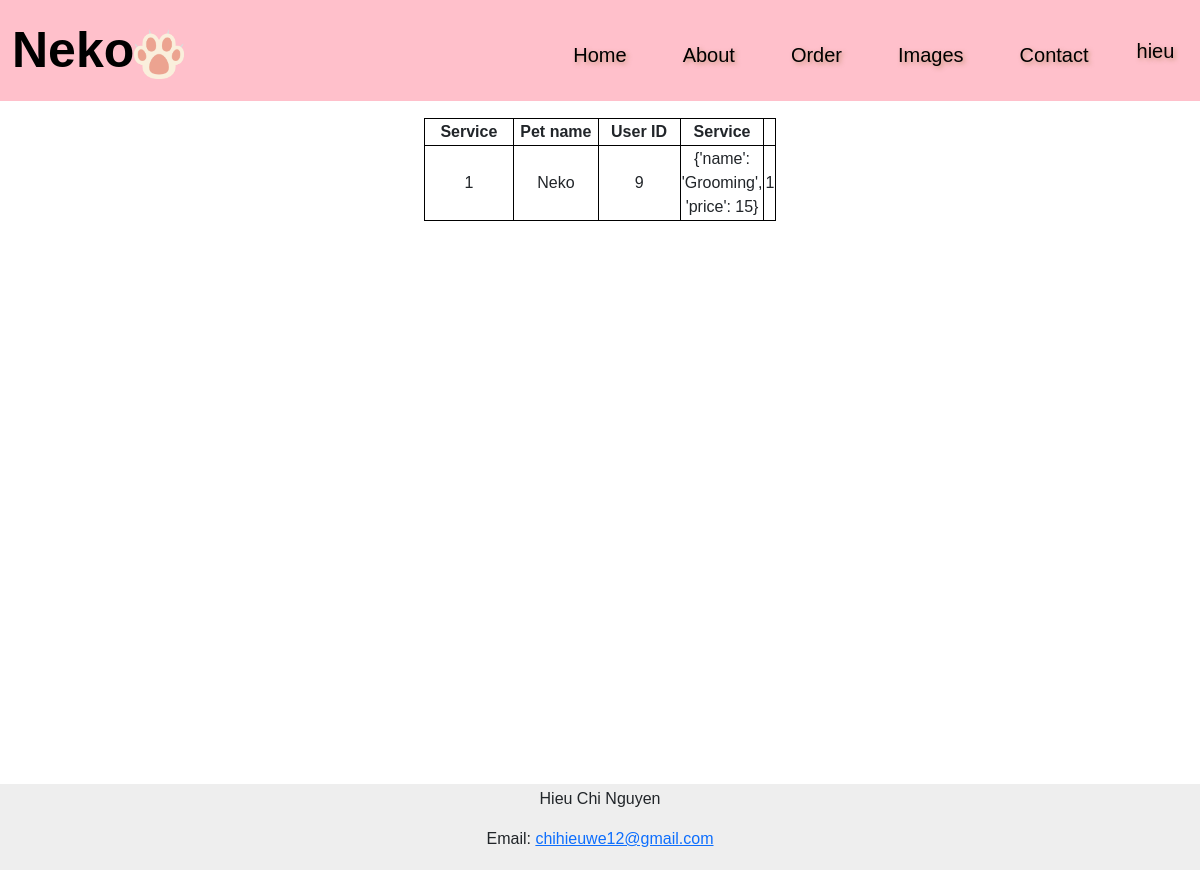
/history (signed in), run on an earlier commit of the app's database.
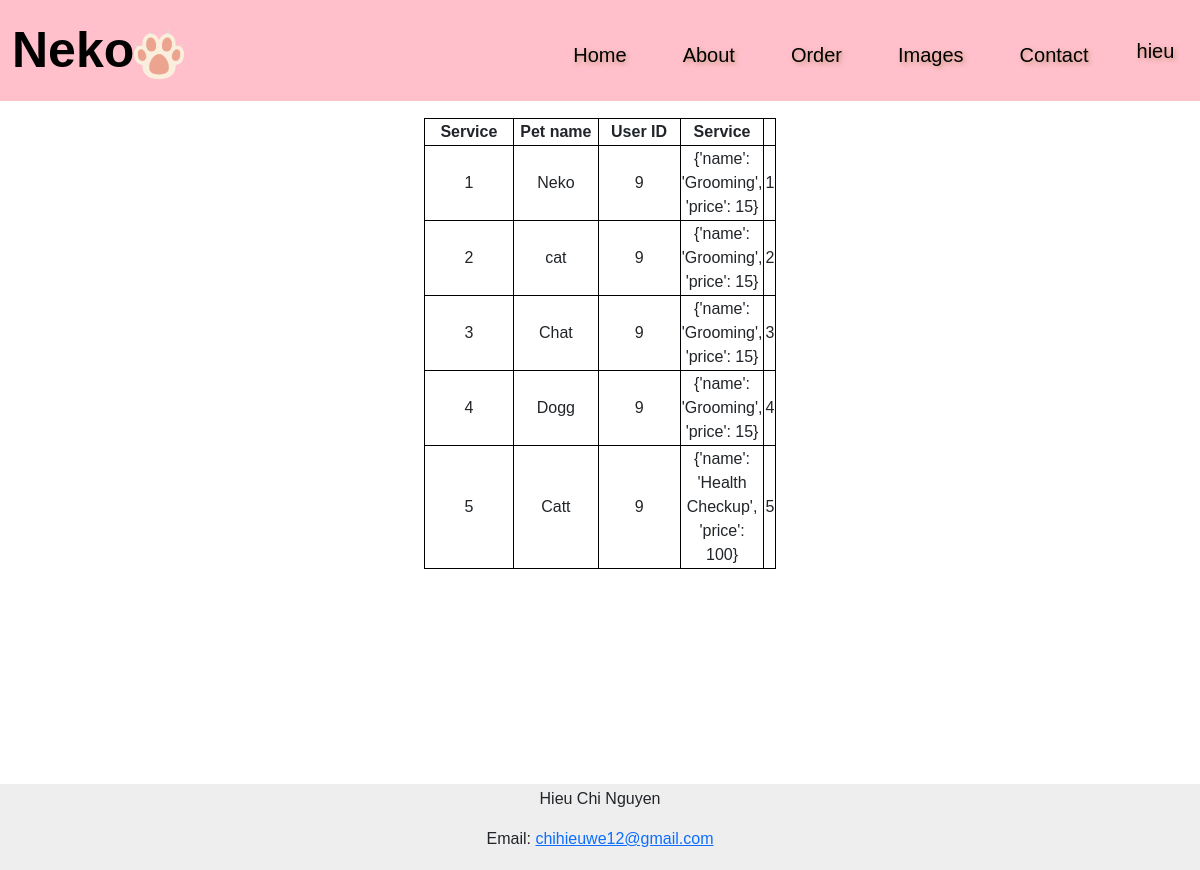
And on a later commit of the database.
### tables this page shows
CREATE TABLE orders (
    id INTEGER PRIMARY KEY AUTOINCREMENT NOT NULL,
    user_id INTEGER,
    image_path TEXT,
    service TEXT,
    name TEXT,
    age TEXT,
    order_status INTEGER,
    FOREIGN KEY(user_id) REFERENCES users(id)
);

### app.py (the view)
@app.route("/history")
@login_required
def history():
    orders = db.execute("SELECT * FROM orders WHERE user_id = ?", session["user_id"])
    print(orders)
    return render_template("history.html", navbar_style='navbar-alt', navbar_brand_style='navbar-brand-alt', nav_link_style='nav-link-alt', orders=orders)

### app.py (called while the page is built)
@app.after_request
def after_request(response):
    response.headers["Cache-Control"] = "no-cache, no-store, must-revalidate"
    response.headers["Expires"] = 0
    response.headers["Pragma"] = "no-cache"
    return response

def login_required(f):
    @wraps(f)
    def decorated_function(*args, **kwargs):
        if session.get("user_id") is None:
            return redirect("/login")
        return f(*args, **kwargs)
    return decorated_function

### templates/history.html (shortened to what this page needs)
{% extends "layout.html" %}
{% block main %}
<table>
    <thead>
        <tr>
            <th>Service</th>
            <th>Pet name</th>
            <th>User ID</th>
            <th>Service</th>
        </tr>
    </thead>
    <tbody>
        {% for order in orders %}
        <tr>
            <td>{{ order.id }}</td>
            <td>{{ order.name }}</td>
            <td>{{ order.user_id }}</td>
            <td>{{ order.service }}</td>
            <td>{{ order.id }}</td>
        </tr>
        {% endfor %}
    </tbody>
</table>
{% endblock %}

### templates/layout.html (shortened to what this page needs)
<!DOCTYPE html>
<html lang="en">
<head>
<link href="https://cdn.jsdelivr.net/npm/bootstrap@5.3.0/dist/css/bootstrap.min.css" rel="stylesheet">
<link rel="stylesheet" href="static/styles/styles.css">
</head>
<body>
<nav class="navbar navbar-expand-lg {{ navbar_style }}">
    <div class="container-fluid">
        <a class="navbar-brand {{ navbar_brand_style }}" href="/">Neko<img src="static/images/paw.png" width="50" height="50"></a>
        <div class="collapse navbar-collapse" id="navbarSupportedContent">
            {% if session["user_id"] %}
        <ul class="navbar-nav me-auto mt-2 mb-2 mb-lg-0">
            <li class="nav-item hover-underline-animation">
            <a class="nav-link {{ nav_link_style }}" href="/">Home</a>
            </li>
            <li class="nav-item">
            <a class="nav-link {{ nav_link_style }}" href="/about">About</a>
            </li>
            <li class="nav-item">
            <a class="nav-link {{ nav_link_style }}" href="/order">Order</a>
            </li>
            <li class="nav-item">
            <a class="nav-link {{ nav_link_style }}" href="#">Images</a>
            </li>
            <li class="nav-item">
            <a class="nav-link {{ nav_link_style }}" href="#">Contact</a>
            </li>
        </ul>
            <a class="nav-item nav-link {{ nav_link_style }}" href="/profile">{{ session["username"] }}</a>
        {% endif %}
    </div>
    </div>
    </nav>
<main class="container-fluid py-5 text-center">
    {% block main %}{% endblock %}
</main>
<footer>
    <p>Hieu Chi Nguyen</p>
    <p>Email: <a href="mailto:chihieuwe12@gmail.com">chihieuwe12@gmail.com</a></p>
</footer>
  </body>
</body>
</html>

### static/styles/styles.css (style rules this page uses)
* { font-family: 'proxima-nova', sans-serif; }
body { position: relative; min-height: 100vh; }
.navbar { position: fixed; top: 0; left: 0; right: 0; background-color: transparent; z-index: 1; }
.navbar-alt { position: fixed; top: 0; left: 0; right: 0; background-color: #FFC0CB; z-index: 1; }
.navbar-brand { color: rgb(255, 189, 189); font-size: 50px; font-weight: bold; margin-top: 0; }
.navbar-brand-alt { color: black; font-size: 50px; font-weight: bold; margin-top: 0; }
.navbar-nav { margin-left: 350px; }
.nav-link { margin-left: 15px; margin-right: 25px; font-size: 20px; color: rgb(255, 189, 189); text-shadow: 2px 2px 4px rgba(150, 111, 51, 0.5); }
.nav-link-alt { margin-left: 15px; margin-right: 25px; font-size: 20px; color: black; text-shadow: 2px 2px 4px rgba(150, 111, 51, 0.5); }
.container-fluid { position: relative; }
main { margin-top: 70px; }
footer { background-color: #eeeeee; height: auto; width: 100%; text-align: center; padding: 3px; left: 0; bottom: 0; position: absolute; }
table, th, td { margin-left: auto; margin-right: auto; width: 30%; border: 1px solid black; margin-top: auto; margin-bottom: auto; }

What changed in the data, as far as the page shows it:
added orders: id "2", name "cat", user_id "9", service "{'name': 'Grooming', 'price': 15}"
added orders: id "3", name "Chat", user_id "9", service "{'name': 'Grooming', 'price': 15}"
added orders: id "4", name "Dogg", user_id "9", service "{'name': 'Grooming', 'price': 15}"
added orders: id "5", name "Catt", user_id "9", service "{'name': 'Health Checkup', 'price': 100}"
